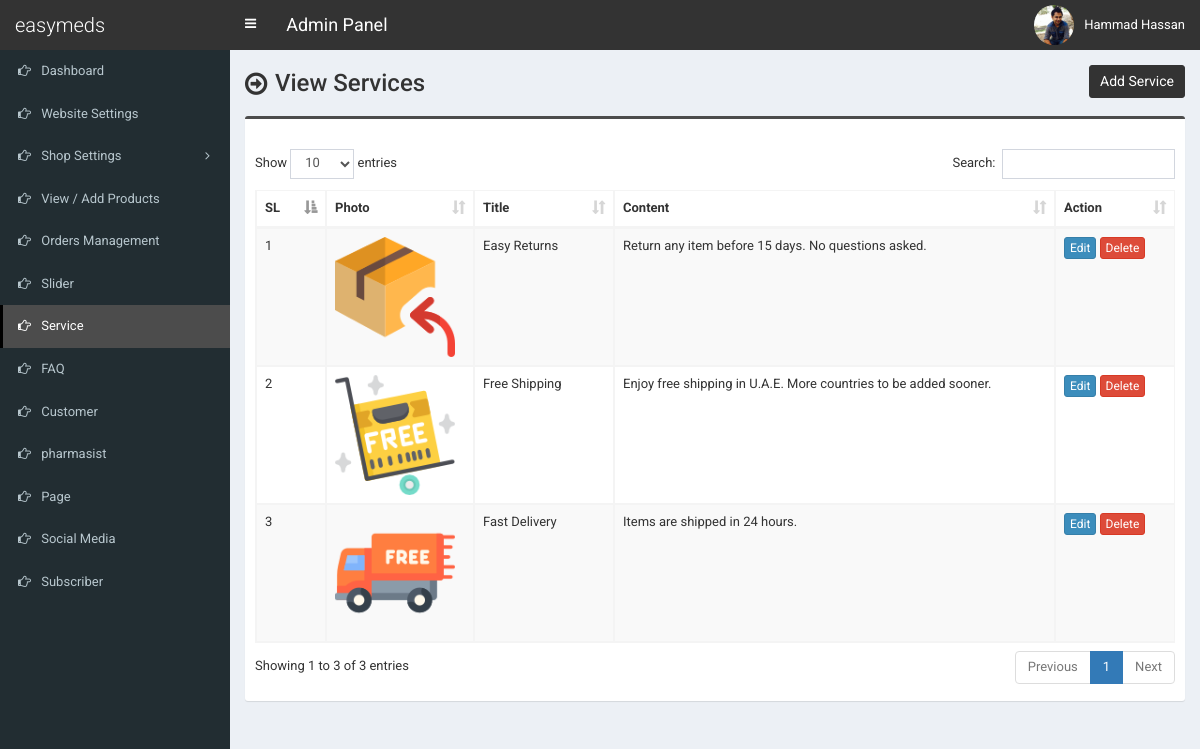
Screenshot of /admin/service.php (signed in) with the database file from the repository.
### tables this page shows
CREATE TABLE `tbl_service` (
  `id` int(11) NOT NULL,
  `title` varchar(255) NOT NULL,
  `content` mediumtext NOT NULL,
  `photo` varchar(255) NOT NULL
);

### admin/service.php (the view, shortened to what this page needs)
<?php require_once('header.php'); ?>
<section class="content-header">
	<div class="content-header-left">
		<h1>View Services</h1>
	</div>
	<div class="content-header-right">
		<a href="service-add.php" class="btn btn-primary btn-sm">Add Service</a>
	</div>
</section>
<section class="content">
	<div class="row">
		<div class="col-md-12">
			<div class="box box-info">
				<div class="box-body table-responsive">
					<table id="example1" class="table table-bordered table-striped">
						<thead>
							<tr>
								<th width="30">SL</th>
								<th>Photo</th>
								<th width="100">Title</th>
								<th>Content</th>
								<th width="80">Action</th>
							</tr>
						</thead>
						<tbody>
							<?php
							$i=0;
							$statement = $pdo->prepare("SELECT * FROM tbl_service");
							$statement->execute();
							$result = $statement->fetchAll(PDO::FETCH_ASSOC);
							foreach ($result as $row) {
								$i++;
								?>
								<tr>
									<td><?php echo $i; ?></td>
									<td style="width:130px;"><img src="../assets/uploads/<?php echo $row['photo']; ?>" alt="<?php echo $row['title']; ?>" style="width:120px;"></td>
									<td><?php echo $row['title']; ?></td>
									<td><?php echo $row['content']; ?></td>
									<td>
										<a href="service-edit.php?id=<?php echo $row['id']; ?>" class="btn btn-primary btn-xs">Edit</a>
										<a href="#" class="btn btn-danger btn-xs" data-href="service-delete.php?id=<?php echo $row['id']; ?>" data-toggle="modal" data-target="#confirm-delete">Delete</a>
									</td>
								</tr>
								<?php
							}
							?>
						</tbody>
					</table>
				</div>
			</div>
		</div>
	</div>
</section>
<?php require_once('footer.php'); ?>

### admin/style.css (style rules this page uses)
body { font-size: 13px; font-family: 'Roboto', sans-serif; }
.content-header>h1, .content-header .content-header-left h1 { font-family: 'Roboto', sans-serif; }
.box-info { padding-top: 20px; }
.content-header { overflow: hidden; }
.content-header .content-header-left { float: left; padding-top: 5px; }
.content-header .content-header-right { float: right; }
.content-header .content-header-left h1 { margin-top: 0; margin-bottom: 0; padding-left: 30px; padding-bottom: 5px; font-size: 24px; position: relative; }
.content-header .content-header-left h1:before { position: absolute; top: 0; left: 0; font-family: 'FontAwesome', sans-serif; font-size: 26px; content: '\f18e'; }
.content-header .content-header-right a { position: relative; font-size: 14px; }
.box.box-info { border-top-color: #4c4c4c; }
.content-header .content-header-right a { background-color: #333333; border-color: #333333; }

### rows the page displays
tbl_service: photo (picture), title "Easy Returns", content "Return any item before 15 days. No questions asked."
tbl_service: photo (picture), title "Free Shipping", content "Enjoy free shipping in U.A.E. More countries to be added sooner."
tbl_service: photo (picture), title "Fast Delivery", content "Items are shipped in 24 hours."

### other values shown
$_SESSION['user']['full_name'] "Hammad Hassan"
